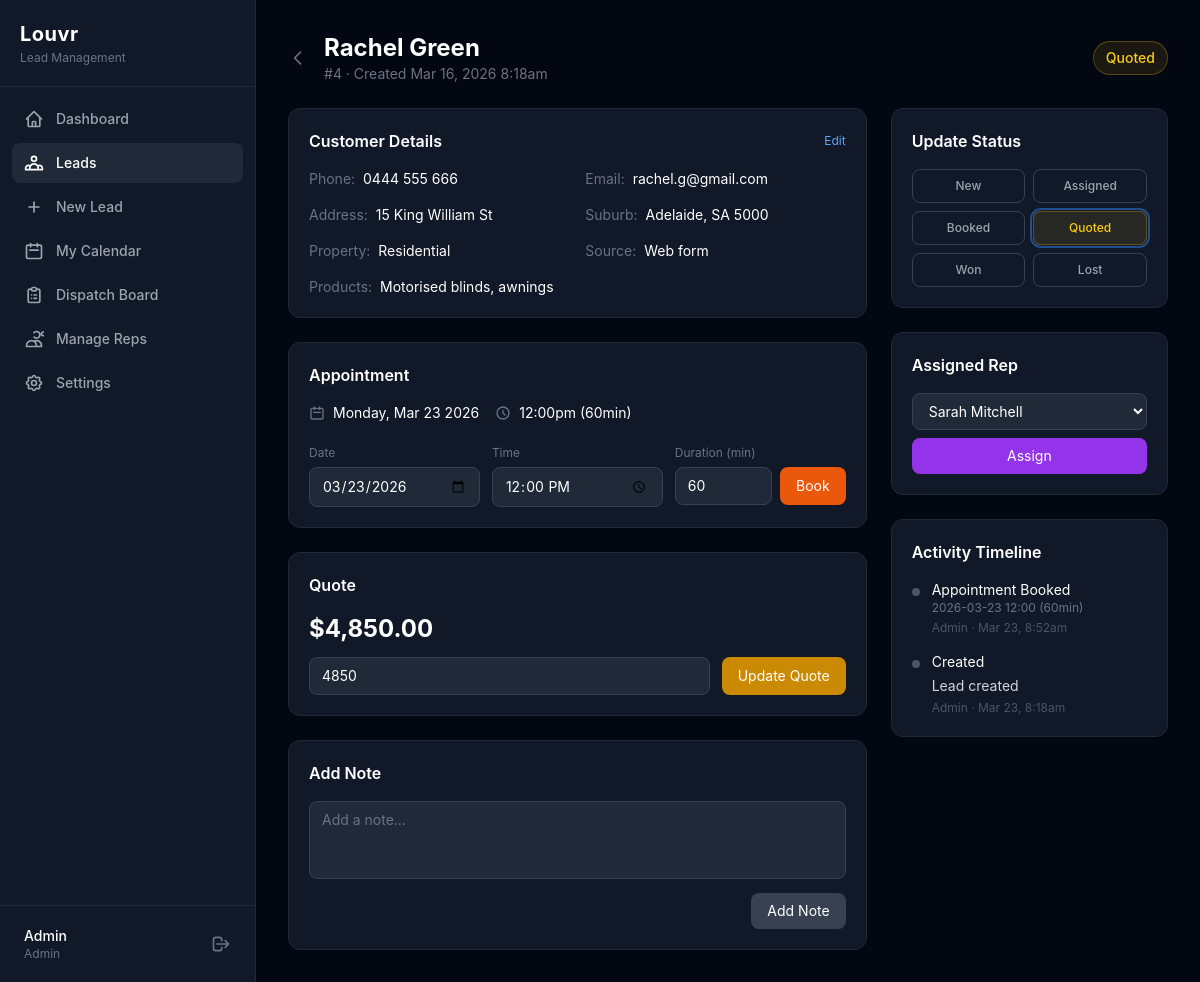
Before: /leads/4 (signed in) with the older database file.
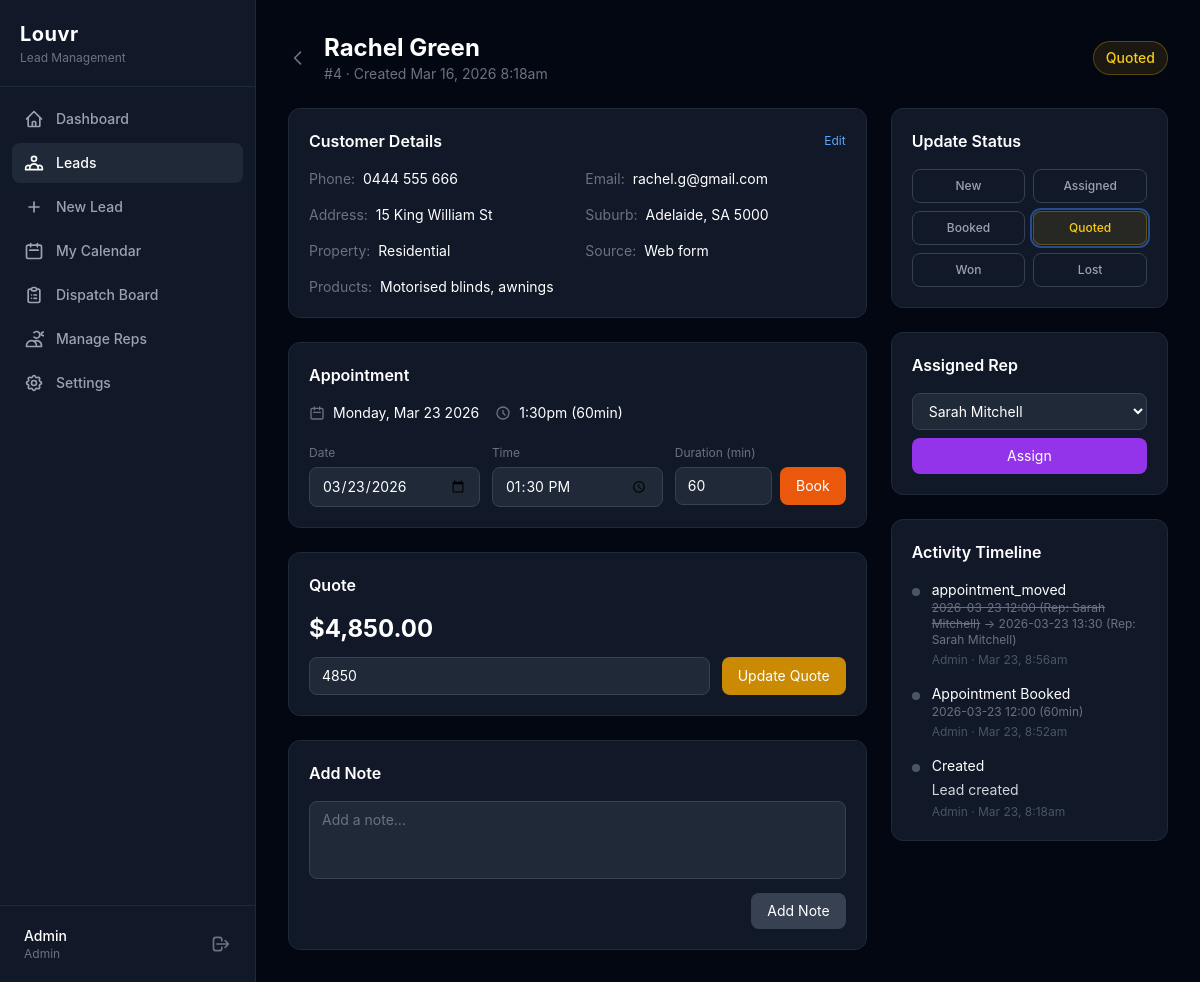
After: the same page with the newer database file.
### tables this page shows
CREATE TABLE leads (
            id INTEGER PRIMARY KEY AUTOINCREMENT,
            customer_name TEXT NOT NULL,
            customer_email TEXT DEFAULT "",
            customer_phone TEXT DEFAULT "",
            address TEXT DEFAULT "",
            suburb TEXT DEFAULT "",
            state TEXT DEFAULT "",
            postcode TEXT DEFAULT "",
            property_type TEXT DEFAULT "residential" CHECK(property_type IN ("residential","commercial")),
            products_interested TEXT DEFAULT "",
            source TEXT DEFAULT "phone" CHECK(source IN ("web_form","phone","referral","other")),
            notes TEXT DEFAULT "",
            status TEXT DEFAULT "new" CHECK(status IN ("new","assigned","booked","quoted","won","lost")),
            assigned_to INTEGER REFERENCES users(id) ON DELETE SET NULL,
            appointment_date TEXT,
            appointment_time TEXT,
            appointment_duration INTEGER DEFAULT 60,
            quoted_amount REAL,
            created_by INTEGER REFERENCES users(id) ON DELETE SET NULL,
            created_at DATETIME DEFAULT CURRENT_TIMESTAMP,
            updated_at DATETIME DEFAULT CURRENT_TIMESTAMP
        );

CREATE TABLE users (
            id INTEGER PRIMARY KEY AUTOINCREMENT,
            name TEXT NOT NULL,
            email TEXT NOT NULL UNIQUE,
            phone TEXT DEFAULT "",
            role TEXT NOT NULL DEFAULT "rep" CHECK(role IN ("admin","rep")),
            password_hash TEXT NOT NULL,
            api_key TEXT UNIQUE,
            is_active INTEGER NOT NULL DEFAULT 1,
            created_at DATETIME DEFAULT CURRENT_TIMESTAMP,
            updated_at DATETIME DEFAULT CURRENT_TIMESTAMP
        );

CREATE TABLE lead_history (
            id INTEGER PRIMARY KEY AUTOINCREMENT,
            lead_id INTEGER NOT NULL REFERENCES leads(id) ON DELETE CASCADE,
            user_id INTEGER REFERENCES users(id) ON DELETE SET NULL,
            action TEXT NOT NULL,
            old_value TEXT,
            new_value TEXT,
            note TEXT,
            ip_address TEXT,
            created_at DATETIME DEFAULT CURRENT_TIMESTAMP
        );

### src/Controllers/LeadController.php (called while the page is built, shortened)
<?php
class LeadController
{
    private Database $db;
    public function __construct(Database $db, array $config)
    {
        $this->db = $db;
    }
    public function show(array $params): void
    {
        $lead = Lead::findById($this->db, (int)$params['id']);
        $timeline = LeadHistory::timeline($this->db, $lead['id']);
        $reps = User::activeReps($this->db);
        require __DIR__ . '/../../templates/leads/detail.php';
    }
}

### src/Database.php (called while the page is built, shortened)
<?php
class Database
{
    private PDO $pdo;
    private function __construct(array $config)
    {
        if ($config['driver'] === 'sqlite') {
            $dsn = 'sqlite:' . $config['path'];
            $this->pdo = new PDO($dsn, null, null, [
                PDO::ATTR_ERRMODE            => PDO::ERRMODE_EXCEPTION,
                PDO::ATTR_DEFAULT_FETCH_MODE => PDO::FETCH_ASSOC,
                PDO::ATTR_EMULATE_PREPARES   => false,
            ]);
            $this->pdo->exec('PRAGMA journal_mode=WAL');
            $this->pdo->exec('PRAGMA foreign_keys=ON');
        }
    }
    public function query(string $sql, array $params = []): PDOStatement
    {
        $stmt = $this->pdo->prepare($sql);
        $stmt->execute($params);
        return $stmt;
    }
    public function fetchAll(string $sql, array $params = []): array
    {
        return $this->query($sql, $params)->fetchAll();
    }
    public function fetch(string $sql, array $params = []): ?array
    {
        $row = $this->query($sql, $params)->fetch();
        return $row ?: null;
    }
    public function fetchColumn(string $sql, array $params = []): mixed
    {
        return $this->query($sql, $params)->fetchColumn();
    }
}

### src/Schema.php (called while the page is built, shortened)
<?php
class Schema
{
    public static function seed(Database $db): void
    {
        if ($db->fetchColumn('SELECT COUNT(*) FROM users') > 0) {
            return;
        }
    }
}

### src/Models/Lead.php (called while the page is built, shortened)
<?php
class Lead
{
    public static function findById(Database $db, int $id): ?array
    {
        return $db->fetch(
            'SELECT l.*, u.name AS rep_name, c.name AS created_by_name
             FROM leads l
             LEFT JOIN users u ON l.assigned_to = u.id
             LEFT JOIN users c ON l.created_by = c.id
             WHERE l.id = :id',
            [':id' => $id]
        );
    }
}

### src/Models/User.php (called while the page is built, shortened)
<?php
class User
{
    public static function activeReps(Database $db): array
    {
        return $db->fetchAll(
            'SELECT * FROM users WHERE role = :role AND is_active = 1 ORDER BY name ASC',
            [':role' => 'rep']
        );
    }
}

### src/Models/LeadHistory.php (called while the page is built, shortened)
<?php
class LeadHistory
{
    public static function timeline(Database $db, int $leadId): array
    {
        return $db->fetchAll(
            'SELECT h.*, u.name AS user_name
             FROM lead_history h
             LEFT JOIN users u ON h.user_id = u.id
             WHERE h.lead_id = :id
             ORDER BY h.created_at DESC',
            [':id' => $leadId]
        );
    }
}

### templates/leads/detail.php (the view, shortened to what the rows shown need)
<?php
$e = fn($v) => htmlspecialchars($v ?? '', ENT_QUOTES, 'UTF-8');
$statusColors = [
    'new' => 'bg-blue-500', 'assigned' => 'bg-purple-500', 'booked' => 'bg-orange-500',
    'quoted' => 'bg-yellow-500', 'won' => 'bg-green-500', 'lost' => 'bg-red-500',
];
$statusBg = [
    'new'      => 'bg-blue-500/10 border-blue-500/30 text-blue-400',
    'assigned' => 'bg-purple-500/10 border-purple-500/30 text-purple-400',
    'booked'   => 'bg-orange-500/10 border-orange-500/30 text-orange-400',
    'quoted'   => 'bg-yellow-500/10 border-yellow-500/30 text-yellow-400',
    'won'      => 'bg-green-500/10 border-green-500/30 text-green-400',
    'lost'     => 'bg-red-500/10 border-red-500/30 text-red-400',
];
$actionLabels = [
    'created'             => 'Created',
    'assigned'            => 'Assigned',
    'status_changed'      => 'Status Changed',
    'note_added'          => 'Note',
    'appointment_booked'  => 'Appointment Booked',
];
?>
<div class="mb-6 flex items-center justify-between">
    <div class="flex items-center gap-4">
        <a href="/leads" class="text-gray-500 hover:text-white transition-colors">
        </a>
        <div>
            <h2 class="text-2xl font-bold text-white"><?= $e($lead['customer_name']) ?></h2>
            <p class="text-gray-500 text-sm">#<?= $lead['id'] ?> &middot; Created <?= date('M j, Y g:ia', strtotime($lead['created_at'])) ?></p>
        </div>
    </div>
    <span class="text-sm px-3 py-1.5 rounded-full border font-medium <?= $statusBg[$lead['status']] ?>"><?= ucfirst($lead['status']) ?></span>
</div>
<div class="grid grid-cols-1 lg:grid-cols-3 gap-6">
    <div class="lg:col-span-2 space-y-6">
        <div class="bg-gray-900 border border-gray-800 rounded-xl p-5">
            <div class="grid grid-cols-2 gap-4 text-sm">
                <div><span class="text-gray-500">Phone:</span> <span class="text-white ml-1"><?= $e($lead['customer_phone']) ?: '-' ?></span></div>
                <div><span class="text-gray-500">Email:</span> <span class="text-white ml-1"><?= $e($lead['customer_email']) ?: '-' ?></span></div>
                <div><span class="text-gray-500">Address:</span> <span class="text-white ml-1"><?= $e($lead['address']) ?: '-' ?></span></div>
                <div><span class="text-gray-500">Suburb:</span> <span class="text-white ml-1"><?= $e($lead['suburb']) ?><?= $lead['state'] ? ', ' . $e($lead['state']) . ' ' . $e($lead['postcode']) : '' ?></span></div>
                <div><span class="text-gray-500">Property:</span> <span class="text-white ml-1 capitalize"><?= $e($lead['property_type']) ?></span></div>
                <div><span class="text-gray-500">Source:</span> <span class="text-white ml-1"><?= ucfirst(str_replace('_', ' ', $lead['source'])) ?></span></div>
                <div class="col-span-2"><span class="text-gray-500">Products:</span> <span class="text-white ml-1"><?= $e($lead['products_interested']) ?: '-' ?></span></div>
            </div>
        </div>
        <div class="bg-gray-900 border border-gray-800 rounded-xl p-5">
            <?php if ($lead['appointment_date']): ?>
            <div class="flex items-center gap-4 text-sm mb-4">
                <div class="flex items-center gap-2 text-white">
                    <svg class="w-4 h-4 text-gray-500" fill="none" stroke="currentColor" viewBox="0 0 24 24"><path stroke-linecap="round" stroke-linejoin="round" stroke-width="2" d="M8 7V3m8 4V3m-9 8h10M5 21h14a2 2 0 002-2V7a2 2 0 00-2-2H5a2 2 0 00-2 2v12a2 2 0 002 2z"/></svg>
                    <?= date('l, M j Y', strtotime($lead['appointment_date'])) ?>
                </div>
                <div class="flex items-center gap-2 text-white">
                    <svg class="w-4 h-4 text-gray-500" fill="none" stroke="currentColor" viewBox="0 0 24 24"><path stroke-linecap="round" stroke-linejoin="round" stroke-width="2" d="M12 8v4l3 3m6-3a9 9 0 11-18 0 9 9 0 0118 0z"/></svg>
                    <?= date('g:ia', strtotime($lead['appointment_time'])) ?> (<?= $lead['appointment_duration'] ?>min)
                </div>
            </div>
            <?php endif; ?>
            <form method="POST" action="/leads/<?= $lead['id'] ?>" class="grid grid-cols-3 gap-3" data-loading>
                <div>
                    <label class="text-gray-500 text-xs">Date</label>
                    <input type="date" name="appointment_date" value="<?= $e($lead['appointment_date']) ?>" class="w-full mt-1 px-3 py-2 bg-gray-800 border border-gray-700 rounded-lg text-white text-sm focus:outline-none focus:ring-2 focus:ring-blue-500">
                </div>
                <div>
                    <label class="text-gray-500 text-xs">Time</label>
                    <input type="time" name="appointment_time" value="<?= $e($lead['appointment_time']) ?>" class="w-full mt-1 px-3 py-2 bg-gray-800 border border-gray-700 rounded-lg text-white text-sm focus:outline-none focus:ring-2 focus:ring-blue-500">
                </div>
                <div>
                    <div class="flex gap-2 mt-1">
                        <input type="number" name="appointment_duration" value="<?= $lead['appointment_duration'] ?? 60 ?>" min="15" step="15" class="w-full px-3 py-2 bg-gray-800 border border-gray-700 rounded-lg text-white text-sm focus:outline-none focus:ring-2 focus:ring-blue-500">
                        <button type="submit" class="px-4 py-2 bg-orange-600 hover:bg-orange-700 text-white text-sm rounded-lg transition-colors whitespace-nowrap">Book</button>
                    </div>
                </div>
            </form>
        </div>
        <div class="bg-gray-900 border border-gray-800 rounded-xl p-5">
            <h3 class="font-semibold text-white mb-4">Quote</h3>
            <?php if ($lead['quoted_amount']): ?>
            <p class="text-2xl font-bold text-white mb-3">$<?= number_format($lead['quoted_amount'], 2) ?></p>
            <?php endif; ?>
            <form method="POST" action="/leads/<?= $lead['id'] ?>" class="flex gap-3" data-loading>
                <input type="number" name="quoted_amount" value="<?= $e($lead['quoted_amount']) ?>" step="0.01" min="0" placeholder="Enter amount"
                    class="flex-1 px-3 py-2 bg-gray-800 border border-gray-700 rounded-lg text-white text-sm focus:outline-none focus:ring-2 focus:ring-blue-500">
                <button type="submit" class="px-4 py-2 bg-yellow-600 hover:bg-yellow-700 text-white text-sm rounded-lg transition-colors">Update Quote</button>
            </form>
        </div>
    </div>
    <div class="space-y-6">
        <div class="bg-gray-900 border border-gray-800 rounded-xl p-5">
            <form method="POST" action="/leads/<?= $lead['id'] ?>" data-loading>
                <select name="assigned_to" class="w-full px-3 py-2 bg-gray-800 border border-gray-700 rounded-lg text-white text-sm focus:outline-none focus:ring-2 focus:ring-blue-500 mb-2">
                    <?php foreach ($reps as $rep): ?>
                    <option value="<?= $rep['id'] ?>" <?= $lead['assigned_to'] == $rep['id'] ? 'selected' : '' ?>><?= $e($rep['name']) ?></option>
                    <?php endforeach; ?>
                </select>
                <button type="submit" class="w-full px-4 py-2 bg-purple-600 hover:bg-purple-700 text-white text-sm rounded-lg transition-colors">Assign</button>
            </form>
        </div>
        <div class="bg-gray-900 border border-gray-800 rounded-xl p-5">
            <div class="space-y-4">
                <?php foreach ($timeline as $event): ?>
                <div class="flex gap-3">
                    <div class="flex-shrink-0 w-2 h-2 mt-2 rounded-full <?= $statusColors[$event['new_value'] ?? ''] ?? 'bg-gray-600' ?>"></div>
                    <div class="flex-1 min-w-0">
                        <p class="text-sm text-white"><?= $e($actionLabels[$event['action']] ?? $event['action']) ?></p>
                        <?php if ($event['old_value'] || $event['new_value']): ?>
                        <p class="text-xs text-gray-500">
                            <?php if ($event['old_value']): ?><span class="line-through"><?= $e($event['old_value']) ?></span> &rarr; <?php endif; ?>
                            <?= $e($event['new_value']) ?>
                        </p>
                        <?php endif; ?>
                        <?php if ($event['note']): ?>
                        <p class="text-sm text-gray-300 mt-1"><?= nl2br($e($event['note'])) ?></p>
                        <?php endif; ?>
                        <p class="text-xs text-gray-600 mt-1"><?= $e($event['user_name'] ?? 'System') ?> &middot; <?= date('M j, g:ia', strtotime($event['created_at'])) ?></p>
                    </div>
                </div>
                <?php endforeach; ?>
            </div>
        </div>
    </div>
</div>
<?php
require __DIR__ . '/../layouts/app.php';

Changed rows visible on the page:
changed leads "Rachel Green": appointment_time "12:00pm" → "1:30pm"; appointment_time "12:00" → "13:30"
added lead_history: action "appointment_moved", old_value "2026-03-23 12:00 (Rep: Sarah Mitchell)", new_value "2026-03-23 13:30 (Rep: Sarah Mitchell)", user.name "Admin", created_at "Mar 23, 8:56am"
